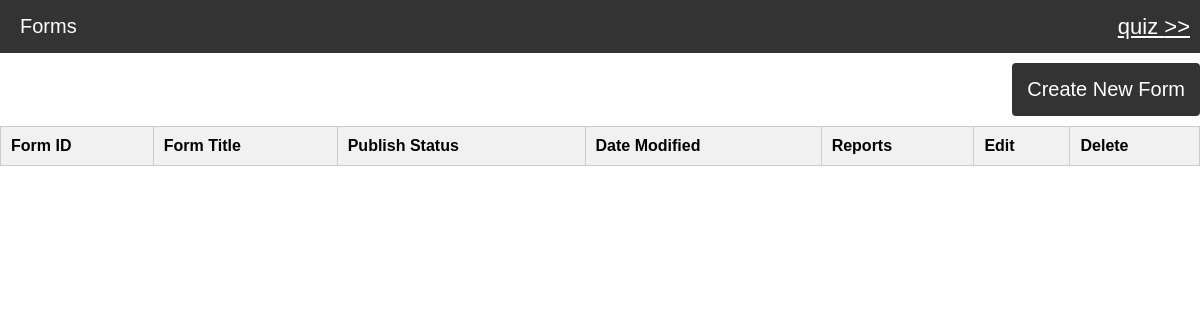
Before: /forms/ with the older database file.
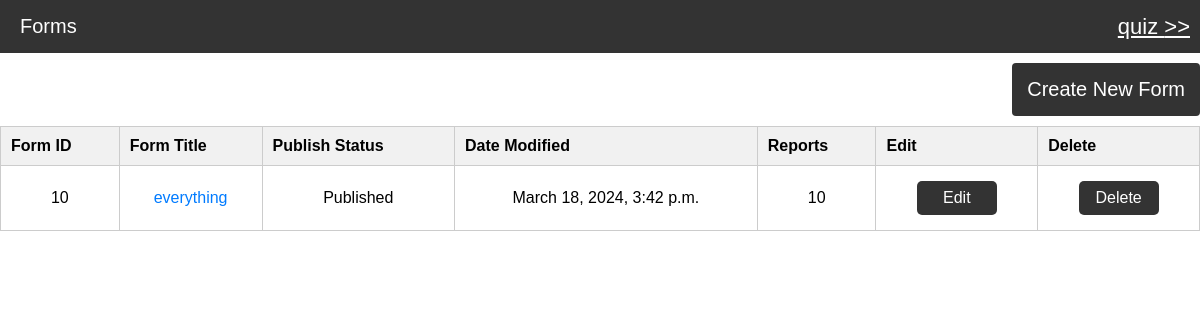
After: the same page with the newer database file.
### conditionalforms/models.py (models this page shows, shortened)
class form(models.Model):
    formtitle=models.CharField(max_length=500,default="Form Title",blank=True,db_column="FormTitle")
    formdescription=models.TextField(default="A small description about this form.",blank=True,db_column="FormDescription")
    formslug=models.SlugField(max_length=200,default="form-title",null=True,db_column="FormSlug")
    datemodified=models.DateTimeField(auto_now=True,db_column="DateModified")
    showformdetails=models.BooleanField(default=True,db_column="ShowFormDetails")
    ispublished=models.BooleanField(default=True,db_column="IsPublished")

### conditionalforms/views.py (the view)
# urls.py: path("",views.forms,name="formlist"),
def forms(request):
    context={}
    formlist=form.objects.all()
    projectName=settings.ROOT_URLCONF.split('.')[0]
    context['projectName']=projectName
    context['formlist']=formlist
    return render(request,"forms.html",context)

### conditionalforms/templates/forms.html (shortened to what this page needs)
{% include 'navigation.html' %}
{% load static %}
<div style="text-align: right;margin-top: 10px;">
    <a href="{% url 'createform' %}">
        <button class="form-create-new-button">Create New Form</button>
    </a>
</div>
<div class="form-maincontainer">
    <table class="form-form-table">
        <thead>
            <tr>
                <th>Form ID</th>
                <th>Form Title</th>
                <th>Publish Status</th>
                <th>Date Modified</th>
                <th>Reports</th>
                <th>Edit</th>
                <th>Delete</th>
            </tr>
        </thead>
        <tbody>
            {% for form in formlist %}
            <tr>
                <td>{{form.id}}</td>
                <td><a href="edit-form/{{form.id}}">{{form.formtitle}}</a></td>
                <td>{% if form.ispublished %}Published{% else %}Draft{% endif %}</td>
                <td>{{form.datemodified}}</td>
                <td>10</td>
                <td><button onclick="location.href='edit-form/{{form.id}}'" class="form-action-button">Edit</button></td>
                <td>
                    <form method="post" action="{% url 'deleteform' form.id %}">
                        <button class="form-action-button">Delete</button>
                    </form>
                </td>
            </tr>
            {% endfor %}
        </tbody>
    </table>
</div>

### conditionalforms/templates/navigation.html (shortened to what this page needs)
{% load static %}
<link rel="stylesheet" href="{% static 'formmain.css' %}">
<link rel="stylesheet" href="{% static 'formsettings.css' %}">
<link rel="stylesheet" href="{% static 'formreports.css' %}">
<link rel="stylesheet" href="https://cdnjs.cloudflare.com/ajax/libs/font-awesome/6.4.0/css/all.min.css"
 />
<div class="form-navbar">
    <a class="form-navbarbranding" href="{% url 'formlist' %}">Forms</a>
    <div class="form-navbarhomelink"><a href="/" style="font-size: 22px;color: white;">{{ projectName }} >></a></div>
</div>
<div id="message-container" class="message-container">
</div>

### conditionalforms/static/formmain.css (style rules this page uses)
.form-navbar { display: flex; justify-content: space-between; align-items: center; background-color: #333; color: #fff; padding: 10px; }
.form-navbarbranding { font-size: 20px; text-decoration: none; color: #fff; padding: 5px 10px; border-radius: 5px; transition: background-color 0.3s ease; }
.form-maincontainer { display: flex; margin-top: 10px; height: 90vh; }
.form-create-new-button { border: none; border-radius: 4px; background-color: #333; font-size: 20px; padding: 15px; color: #fff; cursor: pointer; transition: background-color 0.3s ease; }
.form-form-table { width: 100%; border-collapse: collapse; height: fit-content; }
.form-form-table th, .form-form-table td { padding: 10px; border: 1px solid #ccc; }
.form-form-table th { background-color: #f1f1f1; font-weight: bold; text-align: left; }
.form-form-table td { text-align: center; }
.form-form-table td a { text-decoration: none; color: #007bff; }
.form-form-table form { margin: 0; }
.form-form-table .form-action-button { display: inline-block; width: 80px; padding: 8px; margin: 5px; background-color: #333; color: #fff; border: none; border-radius: 5px; text-align: center; cursor: pointer; transition: background-color 0.3s ease; text-decoration: none; }
.form-action-button { display: block; width: 100%; padding: 10px; margin-bottom: 10px; background-color: #333; color: #fff; border: none; text-align: center; cursor: pointer; border-radius: 5px; transition: background-color 0.3s ease; }
.message-container { position: fixed; top: 20px; right: 20px; z-index: 9999; }

### conditionalforms/static/formreports.css (style rules this page uses)
.form-action-button { padding: 10px 20px; background-color: #007bff; color: #fff; border: none; border-radius: 5px; font-size: 16px; cursor: pointer; }

Changed rows visible on the page:
added form: id "10", formtitle "everything", IsPublished "Published", datemodified "March 18, 2024, 3:42 p.m."
